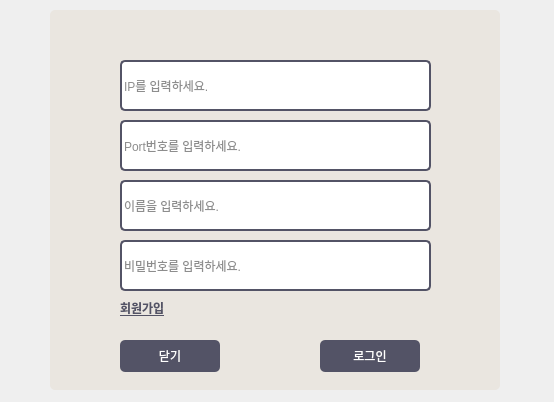
<?xml version="1.0" encoding="UTF-8"?>
<ui version="4.0">
 <class>LoginWindow</class>
 <widget class="QMainWindow" name="LoginWindow">
  <property name="geometry">
   <rect>
    <x>0</x>
    <y>0</y>
    <width>554</width>
    <height>402</height>
   </rect>
  </property>
  <property name="windowTitle">
   <string>MainWindow</string>
  </property>
  <widget class="QWidget" name="centralwidget">
   <widget class="QFrame" name="frame">
    <property name="geometry">
     <rect>
      <x>50</x>
      <y>10</y>
      <width>450</width>
      <height>380</height>
     </rect>
    </property>
    <property name="styleSheet">
     <string notr="true">Background: rgb(234, 230, 224);
border-radius: 5px;</string>
    </property>
    <property name="frameShape">
     <enum>QFrame::StyledPanel</enum>
    </property>
    <property name="frameShadow">
     <enum>QFrame::Raised</enum>
    </property>
    <widget class="QLineEdit" name="NameInput">
     <property name="geometry">
      <rect>
       <x>70</x>
       <y>170</y>
       <width>311</width>
       <height>51</height>
      </rect>
     </property>
     <property name="styleSheet">
      <string notr="true">background-color: #FFFFFF;
color: rgb(28, 28, 28);
border: 1.5px solid #535366;
border-radius: 5px; </string>
     </property>
     <property name="placeholderText">
      <string>이름을 입력하세요.</string>
     </property>
    </widget>
    <widget class="QLineEdit" name="PasswdInput">
     <property name="geometry">
      <rect>
       <x>70</x>
       <y>230</y>
       <width>311</width>
       <height>51</height>
      </rect>
     </property>
     <property name="styleSheet">
      <string notr="true">background-color: #FFFFFF;
color: rgb(28, 28, 28);
border: 1.5px solid #535366;
border-radius: 5px; </string>
     </property>
     <property name="echoMode">
      <enum>QLineEdit::Password</enum>
     </property>
     <property name="placeholderText">
      <string>비밀번호를 입력하세요.</string>
     </property>
    </widget>
    <widget class="QPushButton" name="LoginButton">
     <property name="geometry">
      <rect>
       <x>270</x>
       <y>330</y>
       <width>100</width>
       <height>32</height>
      </rect>
     </property>
     <property name="styleSheet">
      <string notr="true">QPushButton { 
    background-color: #535366; 
    color: white; 
    border-radius: 5px; 
    }
 QPushButton:hover { 
    background-color: #555; 
    }
  QPushButton:pressed { 
    background-color: #777; 
    }</string>
     </property>
     <property name="text">
      <string>로그인</string>
     </property>
    </widget>
    <widget class="ClickableLabel" name="RegisterButton">
     <property name="geometry">
      <rect>
       <x>70</x>
       <y>290</y>
       <width>58</width>
       <height>16</height>
      </rect>
     </property>
     <property name="styleSheet">
      <string notr="true">QLabel {
    color: #535366; /* 파란색 텍스트 */
    font-weight: bold;
    text-decoration: underline; /* 밑줄 추가 */
}
QLabel:hover {
    color: #4682B4; /* 마우스를 올렸을 때 색상 변경 */
}</string>
     </property>
     <property name="text">
      <string>회원가입</string>
     </property>
    </widget>
    <widget class="QLineEdit" name="IpInput">
     <property name="geometry">
      <rect>
       <x>70</x>
       <y>50</y>
       <width>311</width>
       <height>51</height>
      </rect>
     </property>
     <property name="styleSheet">
      <string notr="true">background-color: #FFFFFF;
color: rgb(28, 28, 28);
border: 1.5px solid #535366;
border-radius: 5px; </string>
     </property>
     <property name="placeholderText">
      <string>IP를 입력하세요.</string>
     </property>
    </widget>
    <widget class="QLineEdit" name="PortInput">
     <property name="geometry">
      <rect>
       <x>70</x>
       <y>110</y>
       <width>311</width>
       <height>51</height>
      </rect>
     </property>
     <property name="styleSheet">
      <string notr="true">background-color: #FFFFFF;
color: rgb(28, 28, 28);
border: 1.5px solid #535366;
border-radius: 5px; </string>
     </property>
     <property name="placeholderText">
      <string>Port번호를 입력하세요.</string>
     </property>
    </widget>
    <widget class="QPushButton" name="CloseButton">
     <property name="geometry">
      <rect>
       <x>70</x>
       <y>330</y>
       <width>100</width>
       <height>32</height>
      </rect>
     </property>
     <property name="styleSheet">
      <string notr="true">QPushButton { 
    background-color: #535366; 
    color: white; 
    border-radius: 5px; 
    }
 QPushButton:hover { 
    background-color: #555; 
    }
  QPushButton:pressed { 
    background-color: #777; 
    }</string>
     </property>
     <property name="text">
      <string>닫기</string>
     </property>
    </widget>
   </widget>
  </widget>
 </widget>
 <customwidgets>
  <customwidget>
   <class>ClickableLabel</class>
   <extends>QLabel</extends>
   <header location="global">clickablelabel.h</header>
  </customwidget>
 </customwidgets>
 <resources/>
 <connections/>
</ui>
